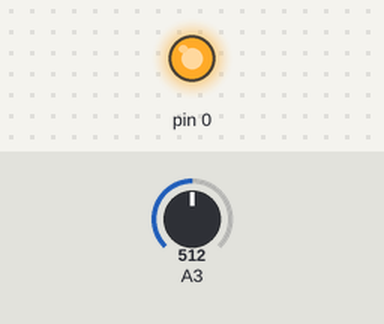
Simulated run of this sketch. Board: Arduino Uno, built with avr-gcc and run on an emulated ATmega328P. On the bench: output pins drawn as LEDs (lit = HIGH). The test bench sets the inputs (shaded band); at power-on: A3 = 512.

Above: at 1.2 s.
1.3 s: A3 set to 502
At 2.2 s:
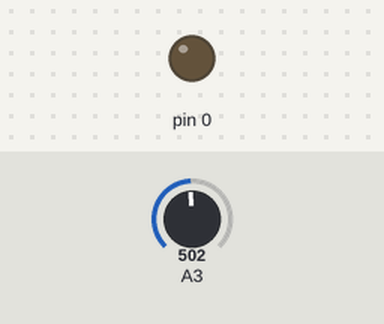
2.8 s: A3 set to 716
At 3.3 s:
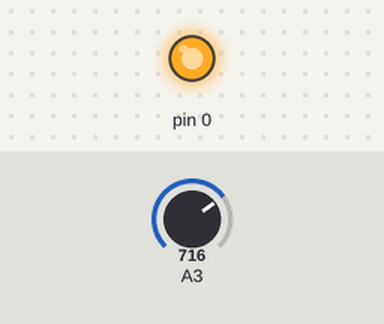
4.3 s: A3 set to 511
At 5.7 s:
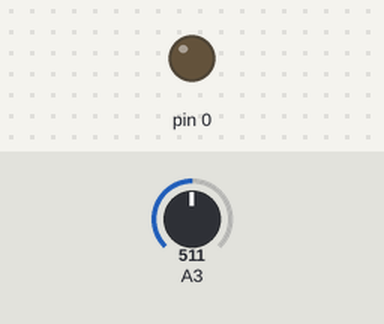
Timing chart, 0 to 7.3 s (numbered marks = the images above; inputs shaded):
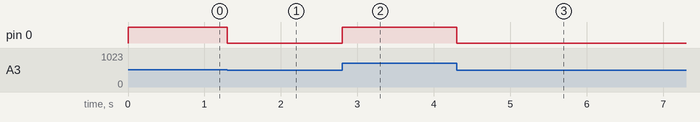

Measured:
- the behaviour switches between 512 and 511 on A3 (found by bisection; images 0 and 1)
- after the input at 1.3 s, pin 0: HIGH → LOW at once
- after the input at 2.8 s, pin 0: LOW → HIGH at once
- after the input at 4.3 s, pin 0: HIGH → LOW at once

The sketch:

OdczytZPotencjometru.ino
```cpp
int moc;
void setup()
{
  pinMode(PB0, OUTPUT);
}

void loop()
{
 moc = analogRead(PB3) / 4;
 analogWrite(PB0, moc);
}
```
